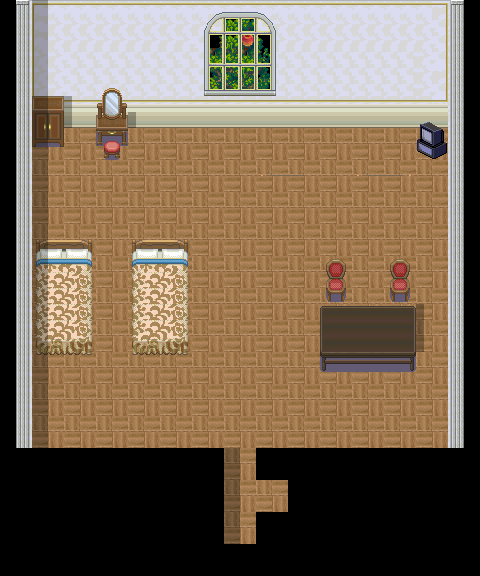

A 2D game scene composited from a Tiled map and its tileset images. What follows is a short description and the map's XML, with each tile layer's data collapsed to a summary:
An orthogonal 30x36 tile map with 16x16 px tiles, 7 tile layers (Base, MonoShita, MonoChu, CharaUe1, ...), 8 tilesets and 29 objects.

<map version="1.0" orientation="orthogonal" renderorder="right-down" width="30" height="36" tilewidth="16" tileheight="16" backgroundcolor="#000000" nextobjectid="38">
 <tileset firstgid="1" name="set-mansion-in" tilewidth="16" tileheight="16" tilecount="9900" columns="90">
  <image source="set-mansion-in.png" trans="ffffff" width="1440" height="1760" />
 </tileset>
 <tileset firstgid="9901" name="ST-Room-I01" tilewidth="16" tileheight="16" tilecount="1120" columns="16">
  <image source="ST-Room-I01.png" trans="ffffff" width="256" height="1120" />
 </tileset>
 <tileset firstgid="11021" name="situnai" tilewidth="16" tileheight="16" tilecount="1860" columns="60">
  <image source="situnai.png" trans="007575" width="960" height="511" />
 </tileset>
 <tileset firstgid="12881" name="set-mansion-clear-in" tilewidth="16" tileheight="16" tilecount="9900" columns="90">
  <image source="set-mansion-clear-in.png" trans="c1a5c8" width="1440" height="1760" />
 </tileset>
 <tileset firstgid="22781" name="gendai-soto" tilewidth="16" tileheight="16" tilecount="480" columns="30">
  <image source="gendai-soto.png" trans="c1a5c8" width="480" height="256" />
 </tileset>
 <tileset firstgid="23261" name="kitchen-option1" tilewidth="16" tileheight="16" tilecount="216" columns="18">
  <image source="kitchen-option1.png" trans="c1a5c8" width="288" height="192" />
 </tileset>
 <tileset firstgid="23477" name="yasai" tilewidth="16" tileheight="16" tilecount="32" columns="8">
  <image source="yasai.png" trans="000000" width="128" height="72" />
 </tileset>
 <tileset firstgid="23509" name="ST-Sewer-01.png" tilewidth="16" tileheight="16" tilecount="1504" columns="16">
  <image source="ST-Sewer-01.png" width="256" height="1504" />
 </tileset>
 <layer name="Base" width="30" height="36">
  <properties>
   <property name="cc_vertexz" value="-14" />
  </properties>
  <data>[1080 cells, 782 non-empty, 26 distinct tile ids]</data>
 </layer>
 <layer name="MonoShita" width="30" height="36">
  <properties>
   <property name="cc_vertexz" value="-13" />
  </properties>
  <data>[1080 cells, 131 non-empty, 82 distinct tile ids]</data>
 </layer>
 <layer name="MonoChu" width="30" height="36">
  <properties>
   <property name="cc_vertexz" value="-12" />
  </properties>
  <data>[1080 cells, 6 non-empty, 6 distinct tile ids]</data>
 </layer>
 <objectgroup name="collision">
  <object id="1" x="32" y="112" width="416" height="16" />
  <object id="2" x="416" y="128" width="32" height="32" />
  <object id="3" x="96" y="128" width="32" height="16" />
  <object id="4" x="16" y="0" width="16" height="448" />
  <object id="5" x="16" y="448" width="208" height="128" />
  <object id="7" x="256" y="448" width="208" height="32" />
  <object id="8" x="256" y="512" width="32" height="64" />
  <object id="9" x="448" y="16" width="16" height="432" />
  <object id="10" x="320" y="304" width="96" height="64" />
  <object id="11" x="32" y="240" width="64" height="112" />
  <object id="13" x="128" y="240" width="64" height="112" />
  <object id="15" x="320" y="256" width="32" height="16" />
  <object id="16" x="384" y="256" width="32" height="16" />
  <object id="23" x="32" y="128" width="16" />
  <object id="24" x="32" y="128" width="32" height="16" />
  <object id="35" x="288" y="512" width="80" height="32" />
  <object id="36" x="320" y="480" width="32" height="32" />
 </objectgroup>
 <layer name="CharaUe1" width="30" height="36" opacity="0.94">
  <properties>
   <property name="cc_vertexz" value="-11" />
  </properties>
  <data>[1080 cells, 18 non-empty, 15 distinct tile ids]</data>
 </layer>
 <layer name="apple" width="30" height="36">
  <data>[1080 cells, 1 non-empty, 1 distinct tile ids]</data>
 </layer>
 <layer name="CharaUe2" width="30" height="36">
  <data>[1080 cells, 36 non-empty, 36 distinct tile ids]</data>
 </layer>
 <objectgroup name="event">
  <properties>
   <property name="EventID" value="1221" />
  </properties>
  <object id="17" x="224" y="544" width="32" height="32">
   <properties>
    <property name="EventID" value="1" />
    <property name="trigger" value="1" />
   </properties>
  </object>
  <object id="19" x="288" y="480" width="32" height="32">
   <properties>
    <property name="EventID" value="2" />
    <property name="trigger" value="1" />
   </properties>
  </object>
  <object id="20" x="224" y="384" width="32" height="32">
   <properties>
    <property name="EventID" value="3" />
    <property name="trigger" value="1" />
   </properties>
  </object>
  <object id="25" x="32" y="112" width="32" height="32">
   <properties>
    <property name="EventID" value="4" />
    <property name="trigger" value="2" />
   </properties>
  </object>
  <object id="26" x="96" y="112" width="32" height="32">
   <properties>
    <property name="EventID" value="5" />
    <property name="trigger" value="2" />
   </properties>
  </object>
  <object id="28" x="416" y="128" width="32" height="32">
   <properties>
    <property name="EventID" value="6" />
    <property name="trigger" value="2" />
   </properties>
  </object>
  <object id="29" x="32" y="240" width="64" height="112">
   <properties>
    <property name="EventID" value="7" />
    <property name="trigger" value="2" />
   </properties>
  </object>
  <object id="30" x="128" y="240" width="64" height="112">
   <properties>
    <property name="EventID" value="7" />
    <property name="trigger" value="2" />
   </properties>
  </object>
  <object id="31" x="224" y="64" width="32" height="64">
   <properties>
    <property name="EventID" value="8" />
    <property name="trigger" value="2" />
   </properties>
  </object>
  <object id="32" x="432" y="448" width="32" height="32">
   <properties>
    <property name="EventID" value="9" />
    <property name="trigger" value="0" />
   </properties>
  </object>
  <object id="34" x="224" y="448" width="32" height="32">
   <properties>
    <property name="EventID" value="10" />
    <property name="trigger" value="1" />
   </properties>
  </object>
 </objectgroup>
 <objectgroup name="item">
  <object id="37" x="224" y="16" width="32" height="32">
   <properties>
    <property name="objID" value="1920" />
   </properties>
  </object>
 </objectgroup>
 <layer name="shadow" width="30" height="36">
  <data>[1080 cells, 42 non-empty, 3 distinct tile ids]</data>
 </layer>
</map>
